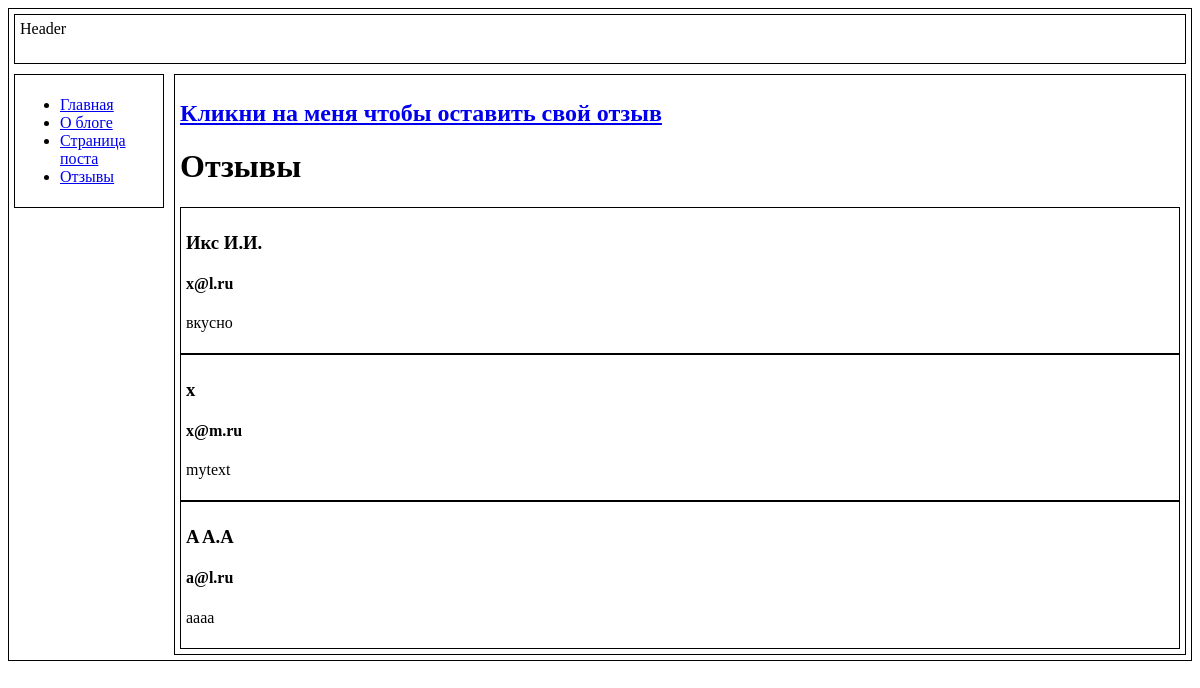
Screenshot of /note_page/ with the database file from the repository.
### note/models.py (models this page shows, shortened)
class Note(models.Model):
    fio = models.CharField(max_length=256, blank=False, verbose_name='ФИО')
    email = models.EmailField(verbose_name='Email', blank=False)
    text = models.TextField(verbose_name='Текст отзыва', blank=False)
    status = models.BooleanField(default=False, verbose_name='Проверено')

### note/views.py (the view)
# urls.py: path('', note_page),
def note_page(request):
    notes = Note.objects.all()
    title = "Отзывы"
    data = {"menu": MENU, "title": title, "notes": notes}
    return render(request, './note_page.html', context=data)

### templates/note_page.html
{%  extends 'base.html' %}
{% block content %}
    <h2><a href="{{ "form/" }}">{{ "Кликни на меня чтобы оставить свой отзыв" }} </a></h2>
    <h1>{{ title }}</h1>
    {% for el in notes %}
        {% if el.status == True %}
        	  <div class="item">
                <h3>{{ el.fio }}</h3>
                <h4>{{ el.email }}</h4>
                <p>{{ el.text }}</p>
            </div>
        {% endif %}
    {% endfor %}
{% endblock %}

### templates/base.html (shortened to what this page needs)
{%  load static %}
<!DOCTYPE html>
<html lang="en">
<head>
    <link rel="stylesheet" href="{%  static 'css/base.css' %}">
</head>
<body>
<div class="container item">
    <div class="header item">Header</div>
    <div class="sidebar item">
        <ul>
        {%  for key, value in menu.items %}
        <li> <a href="{{ value }}">{{ key }} </a> </li>
        {% endfor %}
    </ul>
    </div>
    <div class="content item">
        {% block content %}
        {% endblock %}
    </div>
</div>
</body>
</html>

### static/css/base.css (style rules this page uses)
.container { display: grid; grid-template-areas: 'header header' 'sidebar content'; gap: 10px; grid-template-columns: 150px 1fr; grid-template-rows: 50px 1fr; }
.header { grid-area: header; }
.sidebar { grid-area: sidebar; align-self: start; }
.content { grid-area: content; }
.item { border: 1px solid black; padding: 5px; }

### rows the page displays
Note: fio "Икс И.И.", email "x@l.ru", text "вкусно"
Note: fio "x", email "x@m.ru", text "mytext"
Note: fio "A A.A", email "a@l.ru", text "aaaa"

### other values shown
{{ key }} "Главная" "О блоге" "Страница поста" "Отзывы"
{{ "Кликни на меня чтобы оставить свой отзыв" }} "Кликни на меня чтобы оставить свой отзыв"
{{ title }} "Отзывы"
